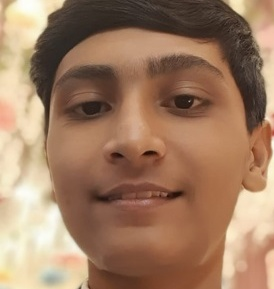
#> input picture data/faces/std_4_frontal_20260901083422_392122.jpg, 274 x 289 px
$ python -i face_engine.py   (imports and definitions only)   (older library calls are emulated)
#> lines starting #> are read from the running program, lines starting #| are printed output that depends on the picture
### src/config.py
import os
from pathlib import Path
from dotenv import load_dotenv

# Base Paths
BASE_DIR = Path(os.getenv("ATTENDANCE_BASE_DIR", str(Path(__file__).resolve().parent.parent)))
load_dotenv(BASE_DIR / ".env")
DATABASE_DIR = BASE_DIR / "database"
DATA_DIR = BASE_DIR / "data"
FACES_DIR = DATA_DIR / "faces"
SNAPSHOTS_DIR = DATA_DIR / "snapshots"
EXPORTS_DIR = DATA_DIR / "exports"
BRANDING_DIR = DATA_DIR / "branding"

# Ensure all persistent directories exist
for directory in [DATABASE_DIR, DATA_DIR, FACES_DIR, SNAPSHOTS_DIR, EXPORTS_DIR, BRANDING_DIR]:
    directory.mkdir(parents=True, exist_ok=True)

from urllib.parse import quote_plus

# Database Configuration (MySQL SaaS Architecture)
MYSQL_HOST = os.getenv("MYSQL_HOST", "localhost")
MYSQL_PORT = int(os.getenv("MYSQL_PORT", 3306))
MYSQL_USER = os.getenv("MYSQL_USER", "root")
MYSQL_PASSWORD = os.getenv("MYSQL_PASSWORD", "")
MYSQL_DB = os.getenv("MYSQL_DB", "face_system")

# SQLAlchemy Connection String pointing to local MySQL on port 3306
_ENCODED_USER = quote_plus(MYSQL_USER)
_ENCODED_PASSWORD = quote_plus(MYSQL_PASSWORD)
DATABASE_URL = f"mysql+pymysql://{_ENCODED_USER}:{_ENCODED_PASSWORD}@{MYSQL_HOST}:{MYSQL_PORT}/{MYSQL_DB}?charset=utf8mb4"
# SQLite database path preserved for rollback and migration imports
SQLITE_DB_PATH = DATABASE_DIR / "attendance.db"
DEFAULT_TENANT_ID = 1
DEFAULT_TENANT_SLUG = "default"

# Face Recognition Settings (CPU-Tuned for High Accuracy & Low Latency)
FACE_DISTANCE_THRESHOLD = 0.55   # Calibrated Euclidean distance threshold (0.55 ensures high accuracy across lighting)
DETECTION_MODEL = "hog"          # HOG for fast and accurate CPU processing
DETECTION_SCALE = 0.5            # 0.5x downscaling for lightning-fast HOG detection
ENROLLMENT_SAMPLES_REQUIRED = 3  # Multi-angle enrollment: Front, Slight Left, Slight Right
UNKNOWN_FACE_LABEL = "Unknown"

# Attendance Logic
DEDUPLICATION_WINDOW_SECONDS = 300  # 5 minutes cooldown between repeated logs per student

# Server Network Settings
SERVER_HOST = "0.0.0.0"
SERVER_PORT = 8000

# Anti-Spoofing & Liveness Detection Settings
ENABLE_ANTI_SPOOFING = True
LIVENESS_THRESHOLD = 0.65            # Composite score threshold for texture, chromatic, and depth gradients
LIVENESS_CONFIRMATION_FRAMES = 5     # Consecutive sequence frames required before marking attendance

# Edge Node Defaults
DEFAULT_NODE_ID = "NODE-CLASSROOM-101"
DEFAULT_NODE_LOCATION = "Room 101 - Main Entrance"
DEFAULT_NODE_FPS = 2

### src/core/liveness_detector.py
import time
from typing import Dict, List, Optional, Tuple, Any
import cv2
import numpy as np

from src.config import LIVENESS_CONFIRMATION_FRAMES, LIVENESS_THRESHOLD


class LivenessDetector:
    """
    Lightweight, CPU-optimized Multi-Layer Anti-Spoofing & Liveness Engine.
    Employs:
    1. 2D Fast Fourier Transform (FFT) high-frequency Moiré & spectral decay analysis.
    2. YCbCr / HSV color-space chromatic dispersion & blue-backlight ratio checks.
    3. Multi-scale Laplacian gradient variance & specular screen reflection checks.
    """

    def __init__(self, threshold: float = LIVENESS_THRESHOLD):
        self.threshold = threshold

    # [167 lines left out: functions evaluate_liveness, _analyze_fft_texture, _analyze_chromatic_dispersion, _analyze_specular_flatness, not called in this run]


class TemporalMotionTracker:
    """
    Tracks detected faces across consecutive video frames per camera node.
    Enforces a multi-frame verification sequence (default 5 frames) requiring natural human micro-movement
    while rejecting completely frozen static photos (variance == 0) or discontinuous spoof attacks.
    """

    def __init__(self, confirmation_frames: int = LIVENESS_CONFIRMATION_FRAMES, max_idle_seconds: float = 2.5):
        self.confirmation_frames = confirmation_frames
        self.max_idle_seconds = max_idle_seconds
        # Active tracks: track_key (node_id + student_id / box) -> { 'frames': int, 'last_time': float, 'history': [box], 'status': str }
        self._tracks: Dict[str, Dict[str, Any]] = {}

    # [99 lines left out: functions update_track, _clean_expired_tracks, not called in this run]

    def reset(self):
        """Resets all active tracks."""
        self._tracks.clear()


# Global singletons
liveness_detector = LivenessDetector(threshold=LIVENESS_THRESHOLD)
temporal_tracker = TemporalMotionTracker(confirmation_frames=LIVENESS_CONFIRMATION_FRAMES)

### src/core/face_engine.py
import logging
from typing import Dict, List, Optional, Tuple, Any
import numpy as np
import cv2

try:
    import face_recognition
except ImportError:
    face_recognition = None

from src.config import (
    FACE_DISTANCE_THRESHOLD,
    DETECTION_MODEL,
    DETECTION_SCALE,
    UNKNOWN_FACE_LABEL,
    ENABLE_ANTI_SPOOFING,
    DEFAULT_TENANT_ID,
)
from src.core.liveness_detector import liveness_detector, temporal_tracker
from src.database.models import Student, FaceEncoding, Tenant
from src.database.session import SessionLocal

logger = logging.getLogger("face_engine")
# [1 line not run here, left out]


class FaceEngine:
    """
    Central Face Recognition & Vector Matching Engine with Multi-Tenant Partitioning.
    Optimized for CPU execution with downscaled HOG detection and
    vectorized in-memory Euclidean distance caching partitioned per tenant.
    """

    def __init__(self, distance_threshold: float = FACE_DISTANCE_THRESHOLD):
        self.distance_threshold = distance_threshold
        # In-memory cached matrix partitioned by tenant_id: tenant_id -> np.ndarray of shape (N, 128)
        self._tenant_vectors: Dict[int, np.ndarray] = {}
        # In-memory metadata list partitioned by tenant_id: tenant_id -> List[Dict]
        self._tenant_metadata: Dict[int, List[Dict[str, Any]]] = {}
        self._is_initialized = False

    def initialize(self, db_session=None, tenant_id: Optional[int] = None):
        """Preloads registered student face encodings into RAM partitioned by tenant."""
        if db_session is None:
            db = SessionLocal()
            try:
                self._load_cache_from_db(db, tenant_id=tenant_id)
            finally:
                db.close()
        else:
            self._load_cache_from_db(db_session, tenant_id=tenant_id)
        self._is_initialized = True
        total_samples = sum(len(meta) for meta in self._tenant_metadata.values())
        logger.info(
            f"FaceEngine loaded {total_samples} face vectors across {len(self._tenant_vectors)} tenant(s)."
        )

    # [41 lines left out: function _load_cache_from_db, not called in this run]

    def reload_cache(self, db=None, tenant_id: Optional[int] = None):
        """Hot-reloads cache after a new student is enrolled or updated."""
        self.initialize(db, tenant_id=tenant_id)

    def detect_and_recognize_faces(
        self,
        frame_bgr: np.ndarray,
        node_id: str = "DEFAULT",
        detection_scale: float = DETECTION_SCALE,
        tenant_id: int = DEFAULT_TENANT_ID,
        custom_temporal_frames: Optional[int] = None,
        is_single_shot: bool = False,
        enable_anti_spoofing: Optional[bool] = None,
        custom_distance_threshold: Optional[float] = None,
    ) -> List[Dict[str, Any]]:
        """
        Takes a BGR image frame, detects all faces (using CPU-optimized scaled HOG),
        extracts 128-d vectors, matches against the tenant's in-memory vector cache,
        and runs anti-spoofing + temporal motion verification isolated per node & tenant.
        """
        if face_recognition is None:
            raise RuntimeError("face_recognition library is not loaded.")

        if frame_bgr is None or frame_bgr.size == 0:
            return []

        if not self._is_initialized or tenant_id not in self._tenant_vectors:
            self.initialize(tenant_id=tenant_id)

        rgb_frame = cv2.cvtColor(frame_bgr, cv2.COLOR_BGR2RGB)

        # 1. Detect face bounding boxes (Multi-tier detection for high reliability)
        face_locations = []
        if DETECTION_SCALE < 1.0:
            small_rgb = cv2.resize(
                rgb_frame,
                (0, 0),
                fx=DETECTION_SCALE,
                fy=DETECTION_SCALE,
                interpolation=cv2.INTER_LINEAR,
            )
            small_locations = face_recognition.face_locations(small_rgb, model=DETECTION_MODEL)
            if small_locations:
                scale_factor = 1.0 / DETECTION_SCALE
                face_locations = [
                    (
                        int(top * scale_factor),
                        int(right * scale_factor),
                        int(bottom * scale_factor),
                        int(left * scale_factor),
                    )
                    for (top, right, bottom, left) in small_locations
                ]

        # Multi-Tier Fallback Tier 2: If downscaled image found 0 faces, retry at full 1.0x resolution
        if not face_locations:
            face_locations = face_recognition.face_locations(rgb_frame, model=DETECTION_MODEL)

        # Multi-Tier Fallback Tier 3: If still 0 faces on small/medium frames, try 1x upsample
        if not face_locations and min(rgb_frame.shape[:2]) <= 720:
            face_locations = face_recognition.face_locations(rgb_frame, number_of_times_to_upsample=1, model=DETECTION_MODEL)

        if not face_locations:
            return []

        # 2. Extract 128-d face encodings at original resolution
        detected_encodings = face_recognition.face_encodings(
            rgb_frame,
            known_face_locations=face_locations,
            num_jitters=1,  # 1 jitter for real-time CPU speed
        )

        # Determine effective anti-spoofing state
        is_anti_spoofing_active = enable_anti_spoofing if enable_anti_spoofing is not None else ENABLE_ANTI_SPOOFING

        results = []
        for location, encoding in zip(face_locations, detected_encodings):
            match_info = self.match_encoding(
                encoding,
                tenant_id=tenant_id,
                custom_distance_threshold=custom_distance_threshold,
            )
            box = {
                "top": location[0],
                "right": location[1],
                "bottom": location[2],
                "left": location[3],
            }
            match_info["box"] = box

            # 3. Liveness & Anti-Spoofing Evaluation
            if is_anti_spoofing_active:
                liveness_res = liveness_detector.evaluate_liveness(frame_bgr, box)
                is_live = liveness_res["is_live"]
                liveness_score = liveness_res["score"]
                reasons = liveness_res["reasons"]

                # If single shot photo, temporal confirmation is immediate based on single frame
                if is_single_shot or custom_temporal_frames == 1:
                    is_temp_confirmed = is_live
                    frames_seen = 1
                    temp_status = "REAL" if is_live else "SPOOF_DETECTED"
                else:
                    # Temporal micro-motion tracking across consecutive stream frames isolated per node
                    student_id = match_info.get("student_id")
                    track_node_key = f"T{tenant_id}_{node_id}"
                    is_temp_confirmed, frames_seen, temp_status = temporal_tracker.update_track(
                        student_id=student_id,
                        face_box=box,
                        is_single_frame_live=is_live,
                        node_id=track_node_key,
                        custom_confirmation_frames=custom_temporal_frames,
                    )

                match_info["is_live"] = is_live
                match_info["liveness_score"] = liveness_score
                match_info["liveness_status"] = liveness_res["status"]
                match_info["temporal_confirmed"] = is_temp_confirmed
                match_info["temporal_status"] = temp_status
                match_info["temporal_frames"] = frames_seen
                match_info["liveness_reasons"] = reasons
            else:
                match_info["is_live"] = True
                match_info["liveness_score"] = 1.0
                match_info["liveness_status"] = "BYPASSED"
                match_info["temporal_confirmed"] = True
                match_info["temporal_status"] = "REAL"
                match_info["temporal_frames"] = 1
                match_info["liveness_reasons"] = ["Anti-spoofing disabled in institutional settings."]

            results.append(match_info)

        return results

    # [98 lines left out: functions match_encoding, compute_single_face_vector, not called in this run]


# Singleton instance for the central server
face_engine = FaceEngine()

>>> import cv2
>>> picture = cv2.imread('../../data/faces/std_4_frontal_20260901083422_392122.jpg', cv2.IMREAD_GRAYSCALE)
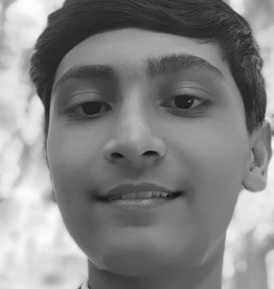
#> picture: shape (289, 274); min 17, max 254, mean 132.4
>>> result = FaceEngine().detect_and_recognize_faces(picture)
#> (the run stopped early here; a loop or call above may not have finished)

$ run again, on data/faces/std_4_left_angle_20260901083423_676747.jpg
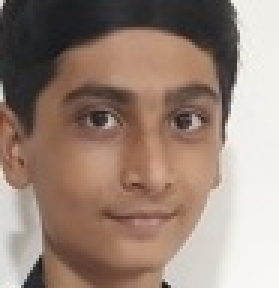
#> input picture data/faces/std_4_left_angle_20260901083423_676747.jpg, 93 x 96 px (shown 3 times larger)
#> `picture = cv2.imread('../../data/faces/std_4_frontal_20260901083422_39..`:
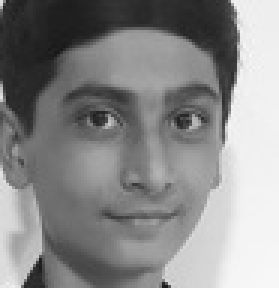
#> picture: shape (96, 93) (shown 3 times larger); min 23, max 248, mean 137.3

$ run again, on data/faces/std_4_right_angle_20260901083425_041841.jpg
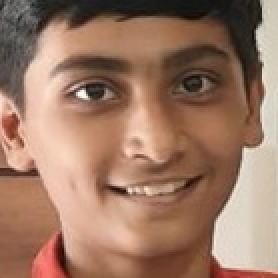
#> input picture data/faces/std_4_right_angle_20260901083425_041841.jpg, 139 x 139 px (shown 2 times larger)
#> `picture = cv2.imread('../../data/faces/std_4_frontal_20260901083422_39..`:
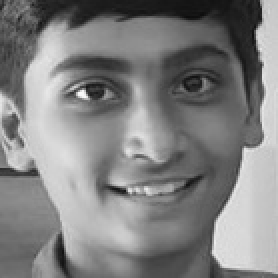
#> picture: shape (139, 139) (shown 2 times larger); min 13, max 250, mean 129.3

$ run again, on data/faces/std_SA_frontal_20260901092543_698370.jpg
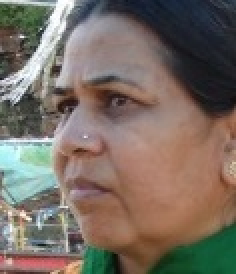
#> input picture data/faces/std_SA_frontal_20260901092543_698370.jpg, 118 x 137 px (shown 2 times larger)
#> `picture = cv2.imread('../../data/faces/std_4_frontal_20260901083422_39..`:
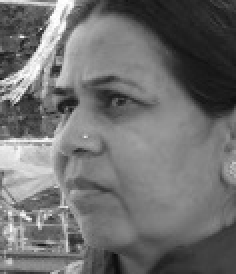
#> picture: shape (137, 118) (shown 2 times larger); min 9, max 255, mean 111.7
